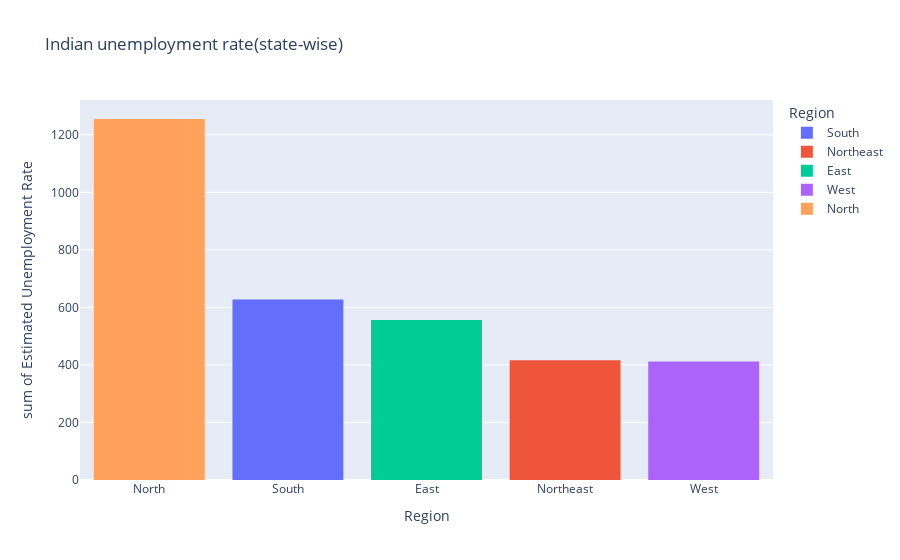

Source (notebook cell):
### Code cell
fg=px.histogram(dk,x='Region',y='Estimated Unemployment Rate',title='Indian unemployment rate(state-wise)',template='plotly',color='Region')
fg.update_layout(xaxis={'categoryorder':'total descending'})
fg.show()

### Figure 1 — Plotly figure (JSON) as saved in the notebook; plotly's stock layout.template omitted (floating-point values rounded to 4 significant figures)
{"data": [{"alignmentgroup": "True", "bingroup": "x", "histfunc": "sum", "hovertemplate": "Region=%{x}<br>sum of Estimated Unemployment Rate=%{y}<extra></extra>", "legendgroup": "South", "marker": {"color": "#636efa", "pattern": {"shape": ""}}, "name": "South", "offsetgroup": "South", "orientation": "v", "showlegend": true, "type": "histogram", "x": ["South", "South", "South", "South", "South", "South", "South", "South", "South", "South", "South", "South", "South", "South", "South", "South", "South", "South", "South", "South", "South", "South", "South", "South", "South", "South", "South", "South", "South", "South", "South", "South", "South", "South", "South", "South", "South", "South", "South", "South", "South", "South", "South", "South", "South", "South", "South", "South", "South", "South", "South", "South", "South", "South", "South", "South", "South", "South", "South", "South"], "xaxis": "x", "y": [5.48, 5.83, 5.79, 20.51, 17.43, 3.31, 8.34, 6.96, 6.4, 6.59, 2.86, 3.61, 3.46, 29.84, 19.97, 8.44, 4.01, 0.5, 2.41, 1.58, 5.31, 7.6, 8.99, 16.99, 17.88, 9.71, 7.09, 10.98, 5.91, 3.88, 0.58, 1.76, 1.2, 75.85, 58.19, 4.24, 15.47, 5.05, 10.9, 6.18, 1.57, 2.09, 6.4, 49.83, 33.16, 12.2, 6.81, 2.65, 5, 2.16, 5.49, 8.29, 5.77, 6.25, 14.7, 10.55, 5.36, 5.79, 3.27, 2.86], "yaxis": "y"}, {"alignmentgroup": "True", "bingroup": "x", "histfunc": "sum", "hovertemplate": "Region=%{x}<br>sum of Estimated Unemployment Rate=%{y}<extra></extra>", "legendgroup": "Northeast", "marker": {"color": "#EF553B", "pattern": {"shape": ""}}, "name": "Northeast", "offsetgroup": "Northeast", "orientation": "v", "showlegend": true, "type": "histogram", "x": ["Northeast", "Northeast", "Northeast", "Northeast", "Northeast", "Northeast", "Northeast", "Northeast", "Northeast", "Northeast", "Northeast", "Northeast", "Northeast", "Northeast", "Northeast", "Northeast", "Northeast", "Northeast", "Northeast", "Northeast", "Northeast", "Northeast", "Northeast", "Northeast", "Northeast", "Northeast", "Northeast", "Northeast", "Northeast", "Northeast", "Northeast", "Northeast", "Northeast", "Northeast", "Northeast", "Northeast", "Northeast", "Northeast"], "xaxis": "x", "y": [4.66, 4.41, 4.77, 11.06, 9.55, 0.6, 3.77, 5.53, 1.19, 3.02, 1.66, 3.59, 1.58, 10.03, 5.92, 1.15, 2.1, 3.74, 4.29, 4.6, 23.57, 2.28, 24.51, 4.46, 4.45, 12.49, 5.7, 0.88, 32.67, 28.4, 29.95, 41.23, 21.51, 21.71, 18.24, 27.92, 17.35, 11.57], "yaxis": "y"}, {"alignmentgroup": "True", "bingroup": "x", "histfunc": "sum", "hovertemplate": "Region=%{x}<br>sum of Estimated Unemployment Rate=%{y}<extra></extra>", "legendgroup": "East", "marker": {"color": "#00cc96", "pattern": {"shape": ""}}, "name": "East", "offsetgroup": "East", "orientation": "v", "showlegend": true, "type": "histogram", "x": ["East", "East", "East", "East", "East", "East", "East", "East", "East", "East", "East", "East", "East", "East", "East", "East", "East", "East", "East", "East", "East", "East", "East", "East", "East", "East", "East", "East", "East", "East", "East", "East", "East", "East", "East", "East", "East", "East", "East", "East"], "xaxis": "x", "y": [10.61, 10.29, 15.43, 46.64, 45.96, 17.82, 12.79, 13.44, 11.91, 9.82, 10.61, 11.85, 8.23, 47.09, 59.23, 20.95, 7.63, 9.76, 8.24, 11.8, 1.9, 3.12, 13.08, 23.76, 11.41, 3.77, 1.88, 1.42, 2.1, 2.18, 6.94, 4.92, 6.92, 17.41, 17.41, 7.29, 6.83, 14.87, 9.35, 9.98], "yaxis": "y"}, {"alignmentgroup": "True", "bingroup": "x", "histfunc": "sum", "hovertemplate": "Region=%{x}<br>sum of Estimated Unemployment Rate=%{y}<extra></extra>", "legendgroup": "West", "marker": {"color": "#ab63fa", "pattern": {"shape": ""}}, "name": "West", "offsetgroup": "West", "orientation": "v", "showlegend": true, "type": "histogram", "x": ["West", "West", "West", "West", "West", "West", "West", "West", "West", "West", "West", "West", "West", "West", "West", "West", "West", "West", "West", "West", "West", "West", "West", "West", "West", "West", "West", "West", "West", "West", "West", "West", "West", "West", "West", "West", "West", "West", "West", "West", "West", "West", "West", "West", "West", "West", "West", "West", "West", "West"], "xaxis": "x", "y": [9.65, 8.38, 7.54, 3.41, 10.5, 14.23, 10.27, 5.63, 1.96, 6.62, 8.89, 2.81, 5.25, 13.31, 21.25, 9.96, 17.07, 16.21, 15.38, 11.54, 5.54, 6.38, 6.66, 18.71, 12.11, 3.2, 1.84, 1.87, 3.42, 4.03, 4.11, 4.57, 2.22, 12.36, 21.98, 6.48, 5.08, 4.7, 3.91, 3.13, 4.95, 4.69, 5.79, 20.9, 15.46, 9.23, 3.89, 6.23, 4.55, 4.1], "yaxis": "y"}, {"alignmentgroup": "True", "bingroup": "x", "histfunc": "sum", "hovertemplate": "Region=%{x}<br>sum of Estimated Unemployment Rate=%{y}<extra></extra>", "legendgroup": "North", "marker": {"color": "#FFA15A", "pattern": {"shape": ""}}, "name": "North", "offsetgroup": "North", "orientation": "v", "showlegend": true, "type": "histogram", "x": ["North", "North", "North", "North", "North", "North", "North", "North", "North", "North", "North", "North", "North", "North", "North", "North", "North", "North", "North", "North", "North", "North", "North", "North", "North", "North", "North", "North", "North", "North", "North", "North", "North", "North", "North", "North", "North", "North", "North", "North", "North", "North", "North", "North", "North", "North", "North", "North", "North", "North", "North", "North", "North", "North", "North", "North", "North", "North", "North", "North", "North", "North", "North", "North", "North", "North", "North", "North", "North", "North", "North", "North", "North", "North", "North", "North", "North", "North", "North"], "xaxis": "x", "y": [22.23, 14.84, 17.04, 16.68, 42.27, 18.19, 20.3, 13.79, 12.53, 6.27, 20.34, 25.77, 25.05, 43.22, 29.02, 26.7, 24.18, 33.5, 19.68, 27.31, 16.83, 16.84, 18.76, 2.2, 26.95, 13.47, 24.31, 15.79, 12.04, 13.46, 21.08, 20.78, 15.5, 18.74, 17.92, 10.88, 11.09, 16.17, 16.14, 11.11, 10.97, 10.32, 2.86, 28.33, 16.55, 9.19, 10.99, 9.61, 9.88, 10.97, 15.16, 11.9, 17.7, 15.74, 14.39, 15.81, 17.51, 15.35, 24.15, 7.58, 8.98, 10.11, 21.54, 20.41, 9.47, 5.56, 5.79, 4.18, 3.75, 5.49, 4.99, 19.85, 6.48, 8.01, 8.61, 12.38, 14.26, 22.26, 9.23], "yaxis": "y"}], "layout": {"barmode": "relative", "legend": {"title": {"text": "Region"}, "tracegroupgap": 0}, "title": {"text": "Indian unemployment rate(state-wise)"}, "xaxis": {"anchor": "y", "categoryarray": ["South", "Northeast", "East", "West", "North"], "categoryorder": "total descending", "domain": [0, 1], "title": {"text": "Region"}}, "yaxis": {"anchor": "x", "domain": [0, 1], "title": {"text": "sum of Estimated Unemployment Rate"}}}}
